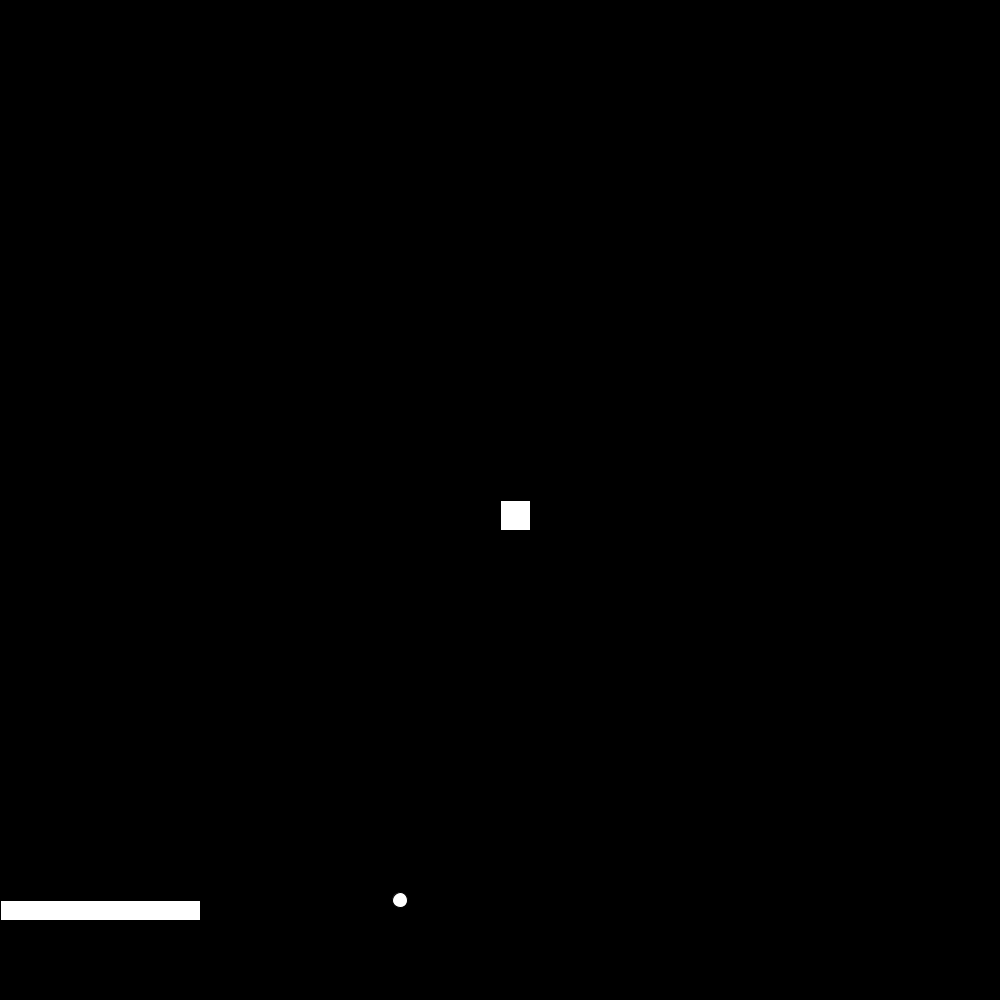
Frame 1 (no input)
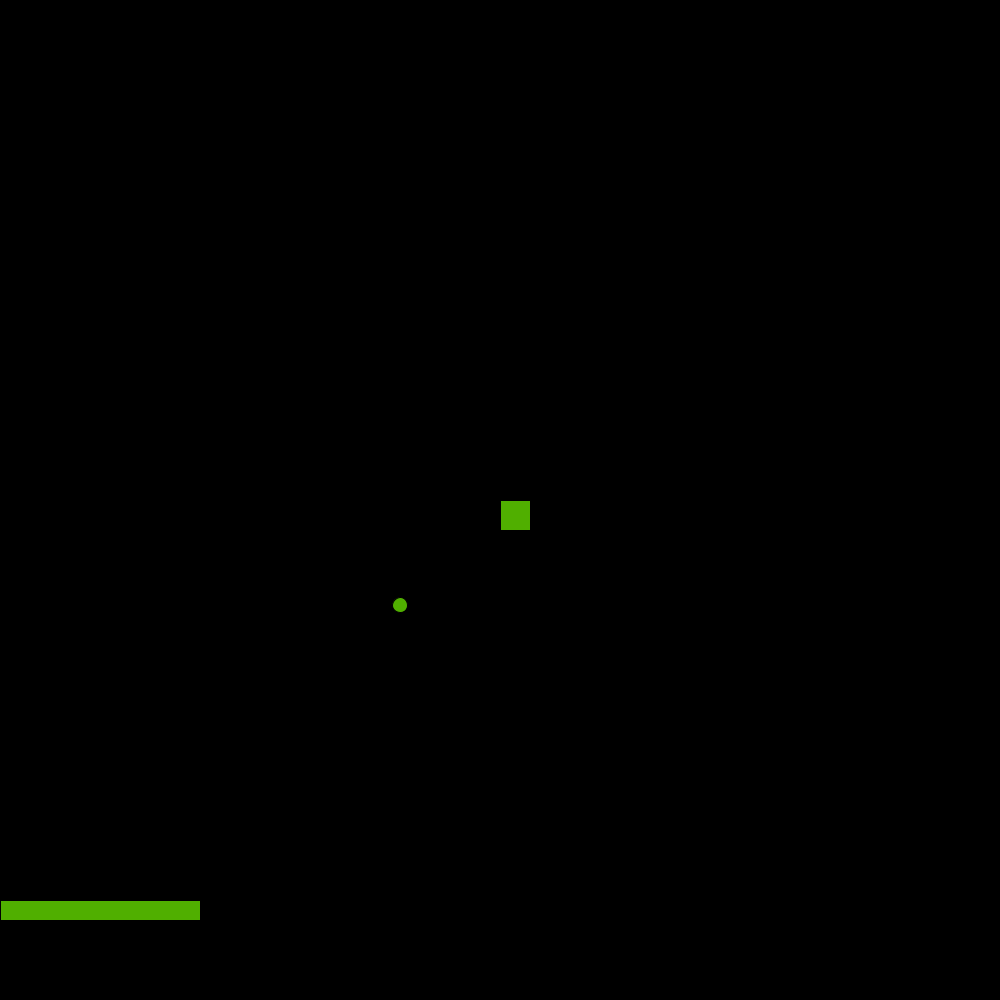
Frame 60 (the mouse pressed at the canvas centre just before this capture)
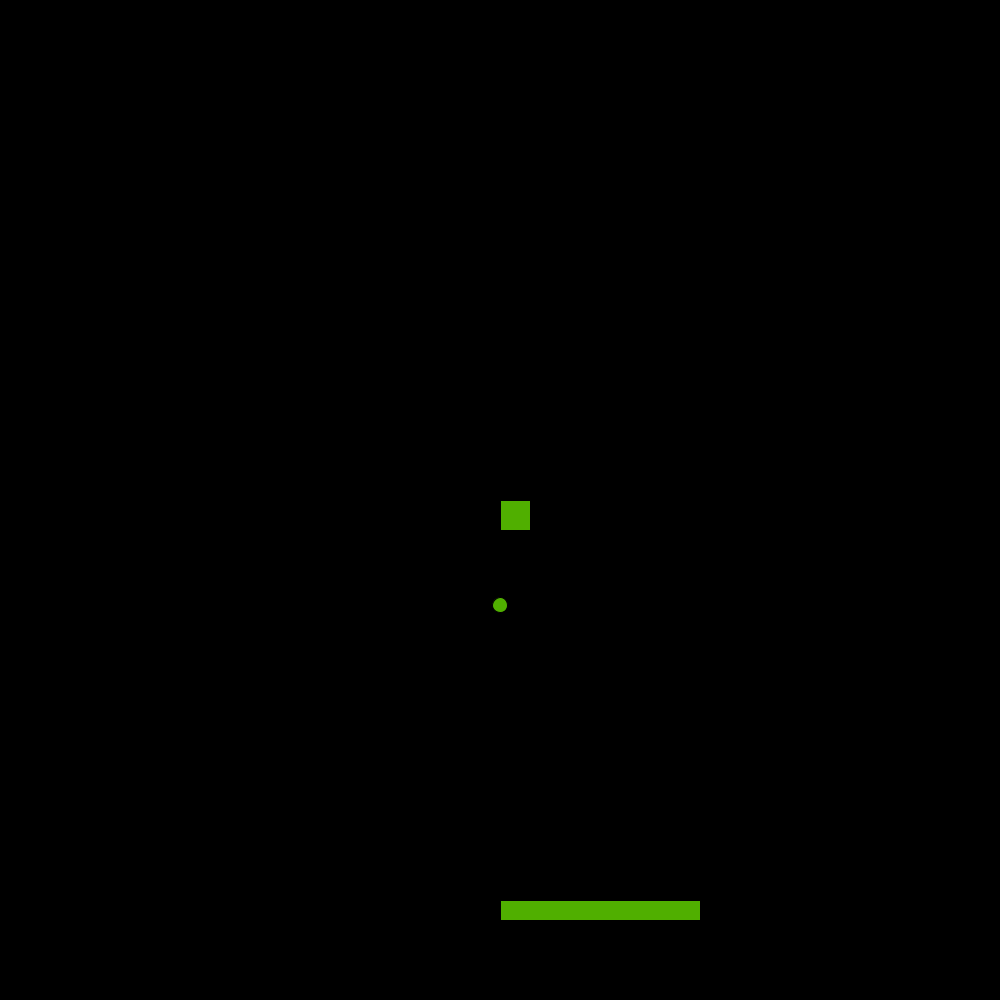
Frame 120 (the mouse held since frame 60 and released just before this capture)

The Processing sketch that drew these frames (run headless with seeded random() and noise(); from frame 60 on, the mouse is pressed at the canvas centre):

// Processing sketch: sketch_210609bidger
// ── sketch_210609bidger.pde
int bx=400;
int by=900;
int alienx=500;
int alieny=500;
void setup()
{
size(1000,1000);

}

void draw()
{
  background(0,0,0);
  rect(mouseX,900,200,20);
  
  ellipse(bx,by,15,15);
  by=by-5;
  rect(alienx,alieny,30,30);
  rect(alienx,alieny,30,30);
  rect(alienx,alieny,30,30);
  rect(alienx,alieny,30,30);
  fill(80,175,0);
  if(bx>alienx&&bx<alienx+30&&by<alieny+30)
  {
    alienx=(int)random(0,900);
    alieny=(int)random(0,500);
  }






}






void mousePressed()
{
  bx=mouseX;
  by=900;
}
